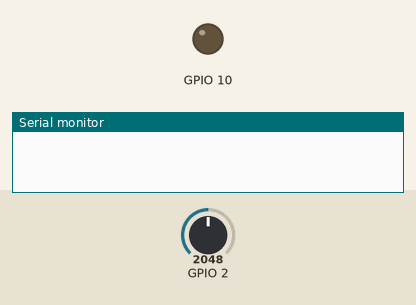
A program run on a simulated Seeed XIAO ESP32-C3. Parts: output pins drawn as LEDs (lit = HIGH), the last lines printed to the serial monitor. Inputs (shaded band) come from the test bench; at power-on: GPIO 2 = 2048. Nothing arrives over Bluetooth unless stated; a phone connects over Bluetooth LE 3 s after start.

Above: at 1.2 s.
1.3 s: GPIO 2 set to 2054
At 5.0 s:
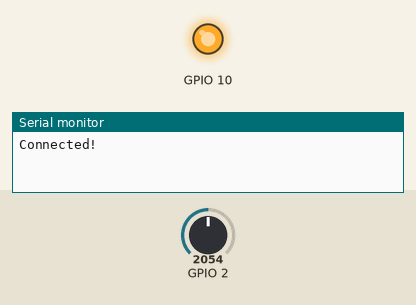
5.8 s: GPIO 2 set to 2047
At 6.4 s:
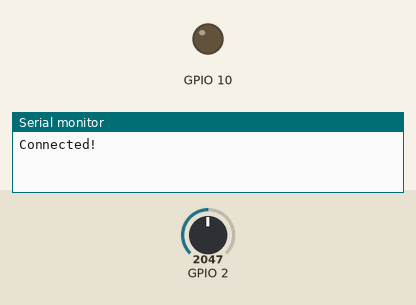
7.3 s: GPIO 2 set to 2866
At 7.6 s:
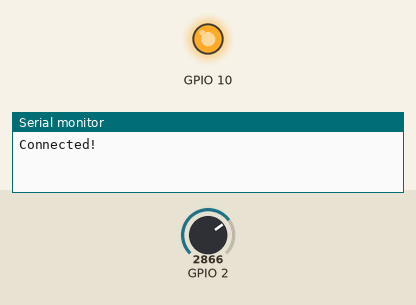
Timing chart, 0 to 9.8 s (numbered marks = the images above; inputs shaded):
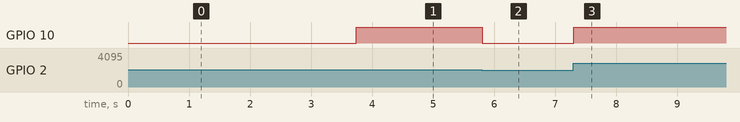

Measured:
- the behaviour switches between 2053 and 2054 on GPIO 2 (found by bisection; images 0 and 1)
- after the input at 1.3 s, GPIO 10: LOW → HIGH after 2.4 s
- after the input at 5.8 s, GPIO 10: HIGH → LOW at once
- after the input at 7.3 s, GPIO 10: LOW → HIGH at once

The program:

main.cpp
```cpp
#include "PeltierDevice.h"
#include <BLEDevice.h>
#include <BLEServer.h>

PeltierDevice* device;

class ConnectionManager : public BLEServerCallbacks {
    public:
    bool isConnected = false;

    void onConnect(BLEServer* server) override {
        BLEServerCallbacks::onConnect(server);
        Serial.println("Connected!");
        isConnected = true;
    }

    void onDisconnect(BLEServer* server) override {
        BLEServerCallbacks::onDisconnect(server);
        Serial.println("Disconnected!");
        isConnected = false;
        server->startAdvertising();
    }
};


void setup () {
  Serial.begin(115200);
  //Setup BLE
  BLEDevice::init("PeltierDevice");
  BLEServer* Server = BLEDevice::createServer();

  //This will need to last the lifetime of the program, so in this case it is safe to use new here even though arduino offers no "destructor" at the end of the program
  Server->setCallbacks(new ConnectionManager());

  //Again, arduino patterns mean that if we want to initialize in setup but use in loop, we have to use a pointer and initialize on the heap :(
  device = new PeltierDevice(Server);
  Server->startAdvertising();
}

void loop() {
    device->Update();
}
```
